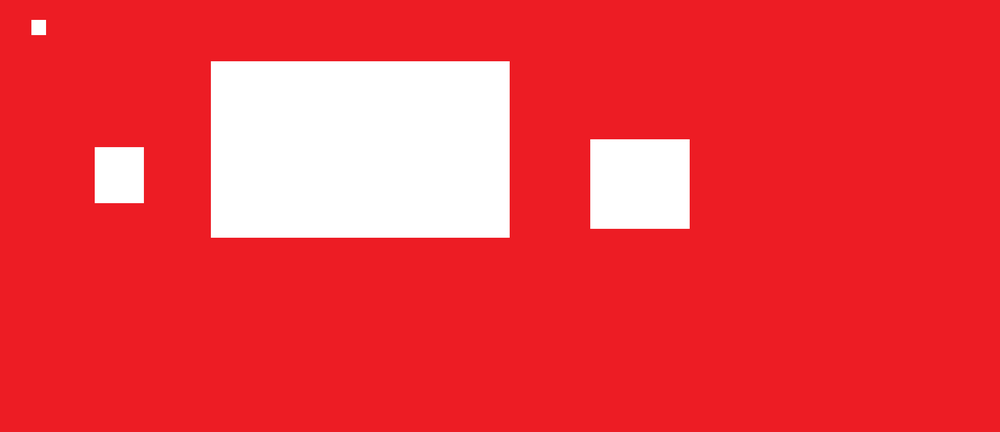
#> input picture ContoursDemo/test.png, 1000 x 432 px, shrunk from 1911 x 825 before the run
$ python Basic_contours.py
#> lines starting #> are read from the running program, lines starting #| are printed output that depends on the picture; after the words box and inside, x2 and y2 are one past the last pixel; in counts of white or black regions, pixels touching at a corner belong together
import numpy as np
import cv2 as cv
im = cv.imread('test.png')
#> im is the input picture: shape (432, 1000, 3); mean B, G, R 68.7, 61.9, 239.7
imgray = cv.cvtColor(im, cv.COLOR_BGR2GRAY)
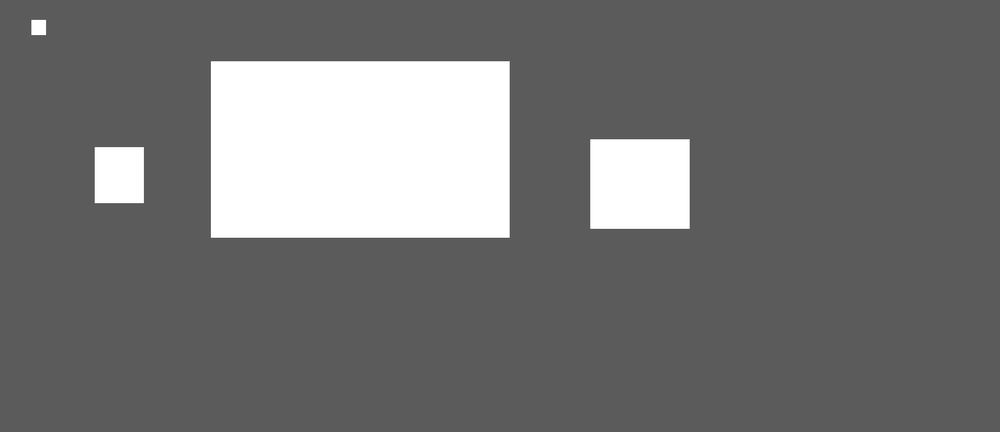
#> imgray: shape (432, 1000); min 78, max 255, mean 115.5
ret, thresh = cv.threshold(imgray, 127, 255, 0)
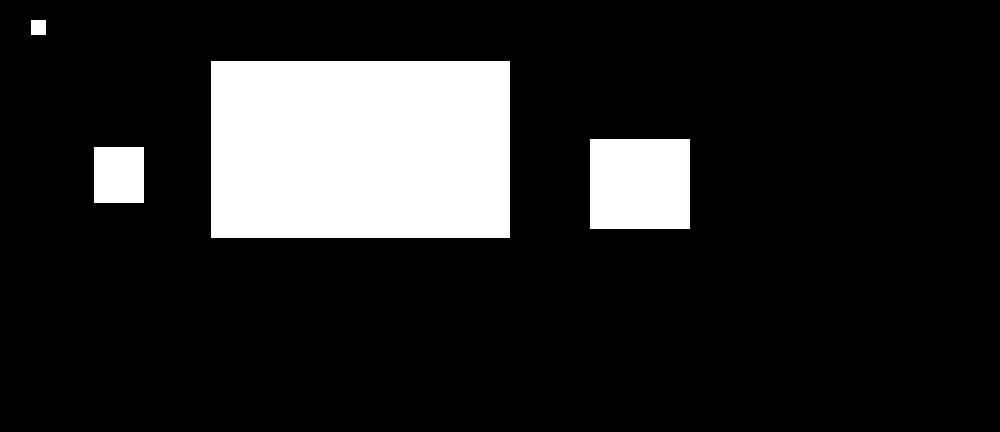
#> thresh: shape (432, 1000); 15% white; 4 white regions
contours, hierarchy = cv.findContours(thresh, 1, 2)
#> contours = 4 contours; box (x1, y1, x2, y2) and area: (211, 61, 510, 238) 52448, (590, 139, 690, 229) 8811, (94, 147, 144, 203) 2695, (31, 20, 46, 35) 196


cv.line(im, (contours[0][0][0][0],contours[0][0][0][1]), (contours[0][1][0][0],contours[0][1][0][1]), (0,255,0),8)
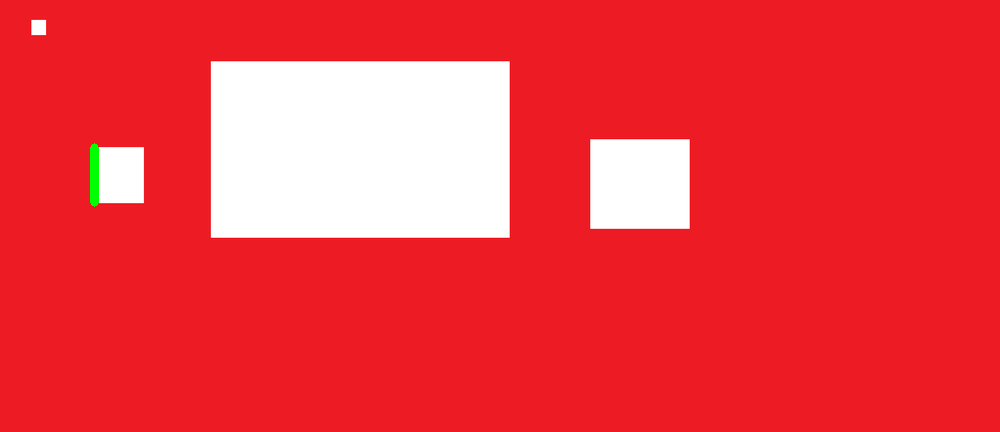
#> im: shape (432, 1000, 3); 0.13% of pixels changed, all inside (x1, y1, x2, y2) = (90, 143, 99, 207)
print(contours)
#| [array([[[ 94, 147]],
#|        [[ 94, 202]],
#|        [[143, 202]],
#|        [[143, 147]]], dtype=int32), array([[[590, 139]],
#|        [[590, 228]],
#|        [[689, 228]],
#|        [[689, 139]]], dtype=int32), array([[[211,  61]],
#|        [[211, 237]],
#|        [[509, 237]],
#|        [[509,  61]]], dtype=int32), array([[[31, 20]],
#|        [[31, 34]],
#|        [[45, 34]],
#> (further printed lines are left out)
print('Hierarchy')
print(hierarchy)
#| [[[ 1 -1 -1 -1]
#|   [ 2  0 -1 -1]
#|   [ 3  1 -1 -1]
#|   [-1  2 -1 -1]]]
cv.imshow("preview", thresh)
